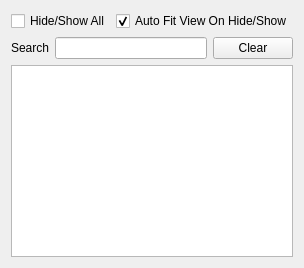
            <widget class="QWidget" name="layoutWidget">
             <layout class="QVBoxLayout" name="verticalLayout">
              <item>
               <layout class="QHBoxLayout" name="horizontalLayout_27">
                <item>
                 <widget class="QCheckBox" name="checkBoxSelectAll">
                  <property name="text">
                   <string>Hide/Show All</string>
                  </property>
                  <property name="tristate">
                   <bool>true</bool>
                  </property>
                 </widget>
                </item>
                <item>
                 <widget class="QCheckBox" name="checkBoxAutoFitView">
                  <property name="text">
                   <string>Auto Fit View On Hide/Show</string>
                  </property>
                  <property name="checked">
                   <bool>true</bool>
                  </property>
                 </widget>
                </item>
               </layout>
              </item>
              <item>
               <layout class="QHBoxLayout" name="horizontalLayout_28">
                <item>
                 <widget class="QLabel" name="label_23">
                  <property name="text">
                   <string>Search</string>
                  </property>
                 </widget>
                </item>
                <item>
                 <widget class="QLineEdit" name="searchBox"/>
                </item>
                <item>
                 <widget class="QPushButton" name="clearSearchBtn">
                  <property name="text">
                   <string>Clear</string>
                  </property>
                 </widget>
                </item>
               </layout>
              </item>
              <item>
               <widget class="ModelObjectList" name="listWidgetModel">
                <property name="styleSheet">
                 <string notr="true"/>
                </property>
                <property name="selectionMode">
                 <enum>QAbstractItemView::SelectionMode::ExtendedSelection</enum>
                </property>
                <property name="layoutMode">
                 <enum>QListView::LayoutMode::Batched</enum>
                </property>
               </widget>
              </item>
             </layout>
            </widget>
